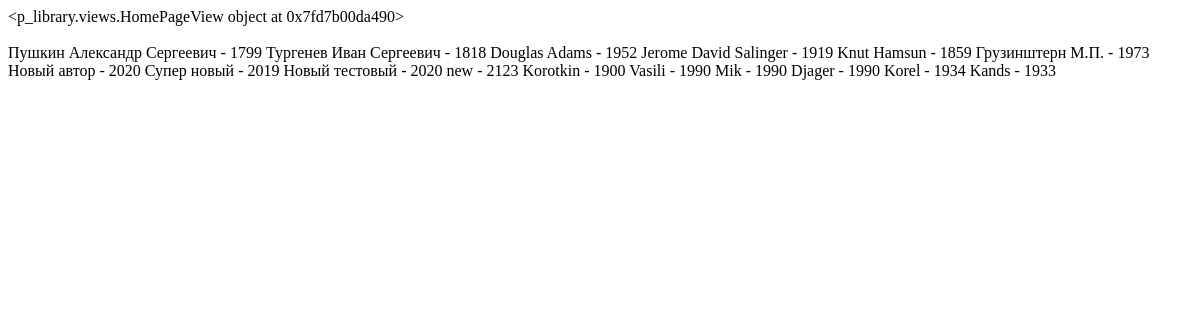
Page /class_test/ on the earlier database version.
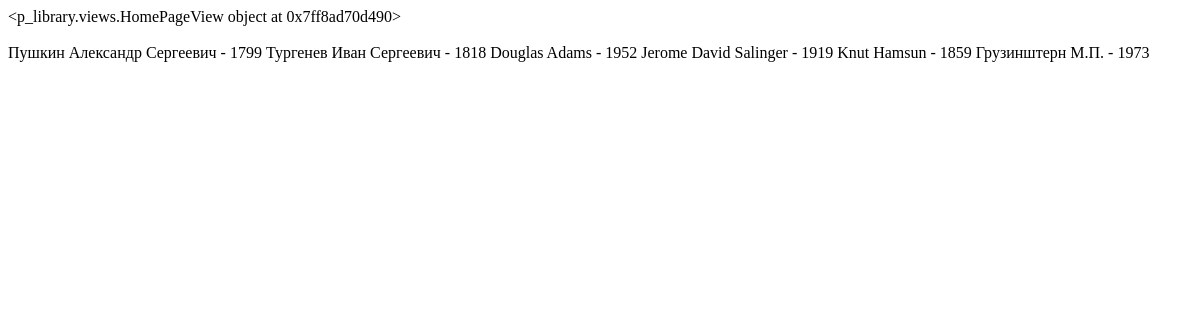
Same page on the later database version.
### p_library/models.py (models this page shows)
class Author(models.Model):
    full_name = models.TextField(max_length=100)
    birth_year = models.SmallIntegerField()
    country = models.CharField(max_length=2)
    face = models.ImageField(upload_to='face_author/%M/%S', blank=True)
    def __str__(self):
        return f"{self.full_name} - {self.birth_year}"

### p_library/views.py (the view)
# urls.py: path('class_test/', HomePageView.as_view()),
class HomePageView(TemplateView):
    template_name = "class-base.html"
    def get_context_data(self, **kwargs):
        context = super().get_context_data(**kwargs)
        context["full_name"] = Author.objects.all()
        return context

### p_library/templates/class-base.html (shortened to what this page needs)
<!DOCTYPE html>
<html lang="en">
<head>
</head>
<body>
{{ view }}<br><br>
{% for i in full_name %}
    {{ i }}
{% endfor %}
</body>
</html>

Differences in the rows shown:
removed Author: full_name+birth_year "Новый автор - 2020"
removed Author: full_name+birth_year "Супер новый - 2019"
removed Author: full_name+birth_year "Новый тестовый - 2020"
removed Author: full_name+birth_year "new - 2123"
removed Author: full_name+birth_year "Korotkin - 1900"
removed Author: full_name+birth_year "Vasili - 1990"
removed Author: full_name+birth_year "Mik - 1990"
removed Author: full_name+birth_year "Djager - 1990"
removed Author: full_name+birth_year "Korel - 1934"
removed Author: full_name+birth_year "Kands - 1933"
Other differences:
{{ view }}: "<p_library.views.HomePageView object at 0x7fd7b00da490>" → "<p_library.views.HomePageView object at 0x7ff8ad70d490>"
